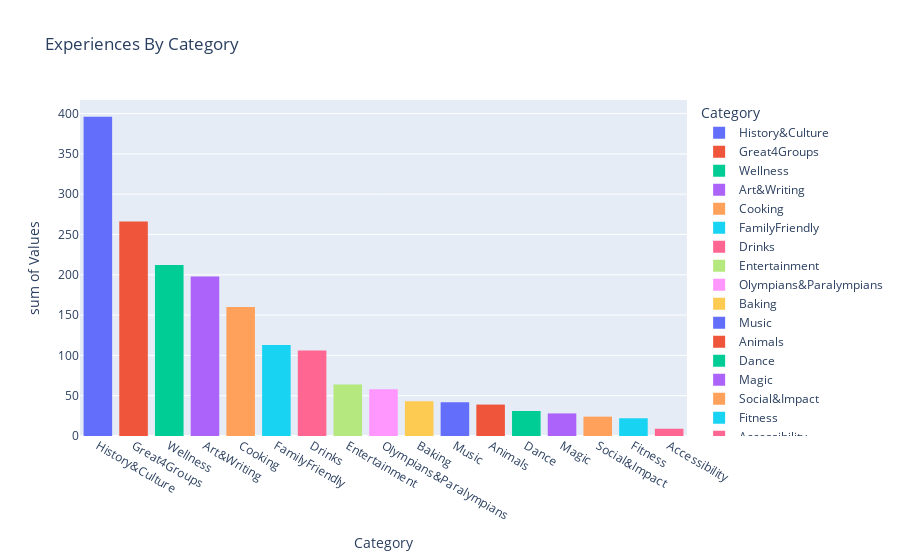

The cell this chart's notebook holds for it:
### Code cell
count_by_category = pd.read_csv('./Data/count_by_category.csv')
fig_2 = px.histogram(count_by_category, x='Category', y = 'Values',color='Category',
                   title='Experiences By Category').update_xaxes(categoryorder="total descending")
fig_2.show()

### Figure 1 — Plotly figure (JSON) as saved in the notebook; plotly's stock layout.template omitted (floating-point values rounded to 4 significant figures)
{"data": [{"alignmentgroup": "True", "bingroup": "x", "histfunc": "sum", "hovertemplate": "Category=%{x}<br>sum of Values=%{y}<extra></extra>", "legendgroup": "History&Culture", "marker": {"color": "#636efa", "pattern": {"shape": ""}}, "name": "History&Culture", "offsetgroup": "History&Culture", "orientation": "v", "showlegend": true, "type": "histogram", "x": ["History&Culture"], "xaxis": "x", "y": [396], "yaxis": "y"}, {"alignmentgroup": "True", "bingroup": "x", "histfunc": "sum", "hovertemplate": "Category=%{x}<br>sum of Values=%{y}<extra></extra>", "legendgroup": "Great4Groups", "marker": {"color": "#EF553B", "pattern": {"shape": ""}}, "name": "Great4Groups", "offsetgroup": "Great4Groups", "orientation": "v", "showlegend": true, "type": "histogram", "x": ["Great4Groups"], "xaxis": "x", "y": [266], "yaxis": "y"}, {"alignmentgroup": "True", "bingroup": "x", "histfunc": "sum", "hovertemplate": "Category=%{x}<br>sum of Values=%{y}<extra></extra>", "legendgroup": "Wellness", "marker": {"color": "#00cc96", "pattern": {"shape": ""}}, "name": "Wellness", "offsetgroup": "Wellness", "orientation": "v", "showlegend": true, "type": "histogram", "x": ["Wellness"], "xaxis": "x", "y": [212], "yaxis": "y"}, {"alignmentgroup": "True", "bingroup": "x", "histfunc": "sum", "hovertemplate": "Category=%{x}<br>sum of Values=%{y}<extra></extra>", "legendgroup": "Art&Writing", "marker": {"color": "#ab63fa", "pattern": {"shape": ""}}, "name": "Art&Writing", "offsetgroup": "Art&Writing", "orientation": "v", "showlegend": true, "type": "histogram", "x": ["Art&Writing"], "xaxis": "x", "y": [198], "yaxis": "y"}, {"alignmentgroup": "True", "bingroup": "x", "histfunc": "sum", "hovertemplate": "Category=%{x}<br>sum of Values=%{y}<extra></extra>", "legendgroup": "Cooking", "marker": {"color": "#FFA15A", "pattern": {"shape": ""}}, "name": "Cooking", "offsetgroup": "Cooking", "orientation": "v", "showlegend": true, "type": "histogram", "x": ["Cooking"], "xaxis": "x", "y": [160], "yaxis": "y"}, {"alignmentgroup": "True", "bingroup": "x", "histfunc": "sum", "hovertemplate": "Category=%{x}<br>sum of Values=%{y}<extra></extra>", "legendgroup": "FamilyFriendly", "marker": {"color": "#19d3f3", "pattern": {"shape": ""}}, "name": "FamilyFriendly", "offsetgroup": "FamilyFriendly", "orientation": "v", "showlegend": true, "type": "histogram", "x": ["FamilyFriendly"], "xaxis": "x", "y": [113], "yaxis": "y"}, {"alignmentgroup": "True", "bingroup": "x", "histfunc": "sum", "hovertemplate": "Category=%{x}<br>sum of Values=%{y}<extra></extra>", "legendgroup": "Drinks", "marker": {"color": "#FF6692", "pattern": {"shape": ""}}, "name": "Drinks", "offsetgroup": "Drinks", "orientation": "v", "showlegend": true, "type": "histogram", "x": ["Drinks"], "xaxis": "x", "y": [106], "yaxis": "y"}, {"alignmentgroup": "True", "bingroup": "x", "histfunc": "sum", "hovertemplate": "Category=%{x}<br>sum of Values=%{y}<extra></extra>", "legendgroup": "Entertainment", "marker": {"color": "#B6E880", "pattern": {"shape": ""}}, "name": "Entertainment", "offsetgroup": "Entertainment", "orientation": "v", "showlegend": true, "type": "histogram", "x": ["Entertainment"], "xaxis": "x", "y": [64], "yaxis": "y"}, {"alignmentgroup": "True", "bingroup": "x", "histfunc": "sum", "hovertemplate": "Category=%{x}<br>sum of Values=%{y}<extra></extra>", "legendgroup": "Olympians&Paralympians", "marker": {"color": "#FF97FF", "pattern": {"shape": ""}}, "name": "Olympians&Paralympians", "offsetgroup": "Olympians&Paralympians", "orientation": "v", "showlegend": true, "type": "histogram", "x": ["Olympians&Paralympians"], "xaxis": "x", "y": [58], "yaxis": "y"}, {"alignmentgroup": "True", "bingroup": "x", "histfunc": "sum", "hovertemplate": "Category=%{x}<br>sum of Values=%{y}<extra></extra>", "legendgroup": "Baking", "marker": {"color": "#FECB52", "pattern": {"shape": ""}}, "name": "Baking", "offsetgroup": "Baking", "orientation": "v", "showlegend": true, "type": "histogram", "x": ["Baking"], "xaxis": "x", "y": [43], "yaxis": "y"}, {"alignmentgroup": "True", "bingroup": "x", "histfunc": "sum", "hovertemplate": "Category=%{x}<br>sum of Values=%{y}<extra></extra>", "legendgroup": "Music", "marker": {"color": "#636efa", "pattern": {"shape": ""}}, "name": "Music", "offsetgroup": "Music", "orientation": "v", "showlegend": true, "type": "histogram", "x": ["Music"], "xaxis": "x", "y": [42], "yaxis": "y"}, {"alignmentgroup": "True", "bingroup": "x", "histfunc": "sum", "hovertemplate": "Category=%{x}<br>sum of Values=%{y}<extra></extra>", "legendgroup": "Animals", "marker": {"color": "#EF553B", "pattern": {"shape": ""}}, "name": "Animals", "offsetgroup": "Animals", "orientation": "v", "showlegend": true, "type": "histogram", "x": ["Animals"], "xaxis": "x", "y": [39], "yaxis": "y"}, {"alignmentgroup": "True", "bingroup": "x", "histfunc": "sum", "hovertemplate": "Category=%{x}<br>sum of Values=%{y}<extra></extra>", "legendgroup": "Dance", "marker": {"color": "#00cc96", "pattern": {"shape": ""}}, "name": "Dance", "offsetgroup": "Dance", "orientation": "v", "showlegend": true, "type": "histogram", "x": ["Dance"], "xaxis": "x", "y": [31], "yaxis": "y"}, {"alignmentgroup": "True", "bingroup": "x", "histfunc": "sum", "hovertemplate": "Category=%{x}<br>sum of Values=%{y}<extra></extra>", "legendgroup": "Magic", "marker": {"color": "#ab63fa", "pattern": {"shape": ""}}, "name": "Magic", "offsetgroup": "Magic", "orientation": "v", "showlegend": true, "type": "histogram", "x": ["Magic"], "xaxis": "x", "y": [28], "yaxis": "y"}, {"alignmentgroup": "True", "bingroup": "x", "histfunc": "sum", "hovertemplate": "Category=%{x}<br>sum of Values=%{y}<extra></extra>", "legendgroup": "Social&Impact", "marker": {"color": "#FFA15A", "pattern": {"shape": ""}}, "name": "Social&Impact", "offsetgroup": "Social&Impact", "orientation": "v", "showlegend": true, "type": "histogram", "x": ["Social&Impact"], "xaxis": "x", "y": [24], "yaxis": "y"}, {"alignmentgroup": "True", "bingroup": "x", "histfunc": "sum", "hovertemplate": "Category=%{x}<br>sum of Values=%{y}<extra></extra>", "legendgroup": "Fitness", "marker": {"color": "#19d3f3", "pattern": {"shape": ""}}, "name": "Fitness", "offsetgroup": "Fitness", "orientation": "v", "showlegend": true, "type": "histogram", "x": ["Fitness"], "xaxis": "x", "y": [22], "yaxis": "y"}, {"alignmentgroup": "True", "bingroup": "x", "histfunc": "sum", "hovertemplate": "Category=%{x}<br>sum of Values=%{y}<extra></extra>", "legendgroup": "Accessibility", "marker": {"color": "#FF6692", "pattern": {"shape": ""}}, "name": "Accessibility", "offsetgroup": "Accessibility", "orientation": "v", "showlegend": true, "type": "histogram", "x": ["Accessibility"], "xaxis": "x", "y": [9], "yaxis": "y"}], "layout": {"barmode": "relative", "legend": {"title": {"text": "Category"}, "tracegroupgap": 0}, "title": {"text": "Experiences By Category"}, "xaxis": {"anchor": "y", "categoryarray": ["History&Culture", "Great4Groups", "Wellness", "Art&Writing", "Cooking", "FamilyFriendly", "Drinks", "Entertainment", "Olympians&Paralympians", "Baking", "Music", "Animals", "Dance", "Magic", "Social&Impact", "Fitness", "Accessibility"], "categoryorder": "total descending", "domain": [0, 1], "title": {"text": "Category"}}, "yaxis": {"anchor": "x", "domain": [0, 1], "title": {"text": "sum of Values"}}}}
